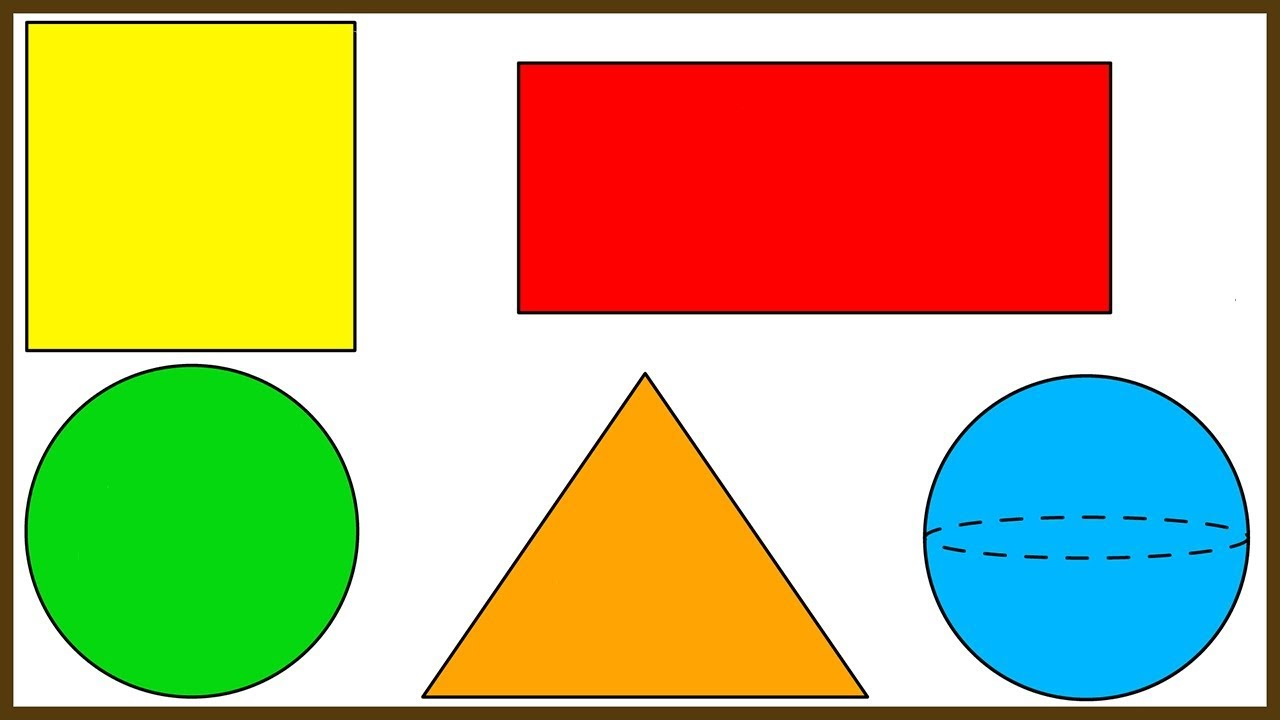
#> input picture shape2.jpg, 1280 x 720 px, given in place of the camera
$ python 'c5(colorDraw).py'
#> lines starting #> are read from the running program, lines starting #| are printed output that depends on the picture; after the words box and inside, x2 and y2 are one past the last pixel; in counts of white or black regions, pixels touching at a corner belong together
#> further down, img is the input picture: shape (720, 1280, 3); mean B, G, R 124.9, 180, 194.2
import cv2
import numpy as np

frameWidth = 640
frameHeight = 480
cap = cv2.VideoCapture(0)
cap.set(3,frameWidth)
cap.set(4,frameHeight)
cap.set(10,130)

myColors= [[5,107,0,19,255,255] #orange
            ,[133,56,0,159,156,255], #purple
            [57,76,0,100,255,255]   #green
            ]
myColorValues = [[51,153,255],
                [255,0,255],
                [0,255,0]]

myPoints = []   #[x,y,colorId]

# function to find color
def findColor(img,myColors,myColorValues):
    imgHSV = cv2.cvtColor(img,cv2.COLOR_BGR2HSV)
#> imgHSV: shape (720, 1280, 3); mean H, S, V 25.7, 150, 235.4
    count = 0
    newPoints = []
    for color in myColors:
        lower = np.array(color[0:3])
        upper = np.array(color[3:6])
        mask = cv2.inRange(imgHSV,lower,upper)
        x,y = getContours(mask)
        cv2.circle(imgResult,(x,y),10,myColorValues[count],cv2.FILLED)
        if x!=0 and y!=0:
            newPoints.append([x,y,count])
        count+=1
#> this loop made 3 passes
#> (x, y) on passes 1, 3: (640, 0), (191, 365)
#> (contours in getContours, x, y) on pass 2: (49 contours, all with area under 20, 0, 0)
#> pass 1, in findColor, `mask = cv2.inRange(imgHSV,lower,upper)`:
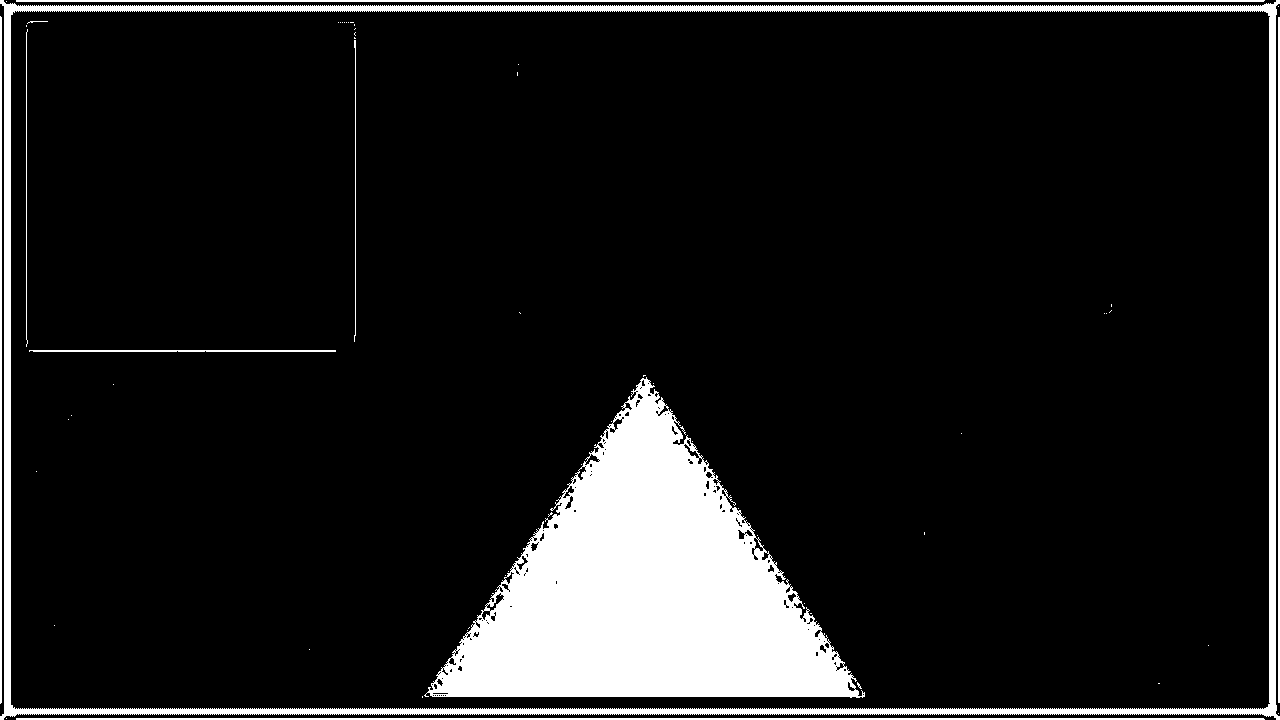
#> mask: shape (720, 1280); 11.3% white; 60 white regions (50 under 20 px), largest, box (x1, y1, x2, y2) and area: (424, 377, 865, 698) 69342, (0, 0, 1280, 720) 25244, (16, 0, 1265, 2) 2497
#> pass 2, in findColor, `mask = cv2.inRange(imgHSV,lower,upper)`:
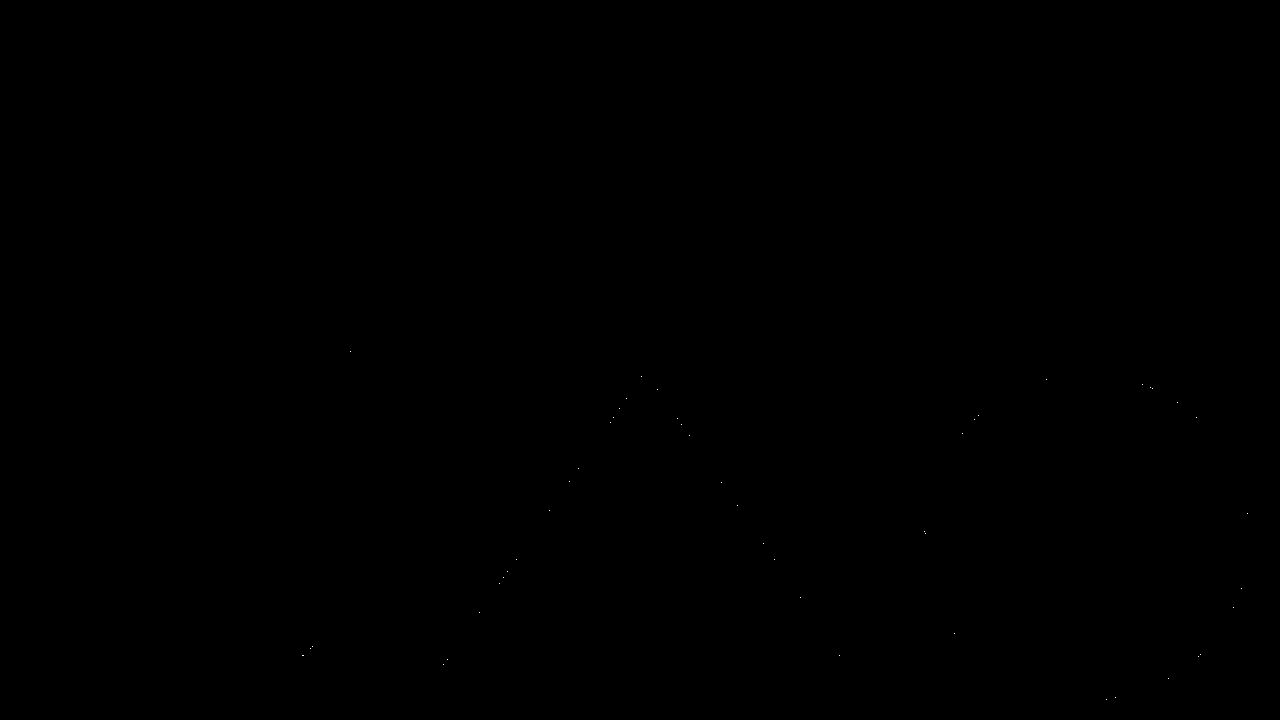
#> mask: shape (720, 1280); 0.01% white in thin lines or dots, all inside (x1, y1, x2, y2) = (302, 351, 1248, 700)
#> pass 3, in findColor, `mask = cv2.inRange(imgHSV,lower,upper)`:
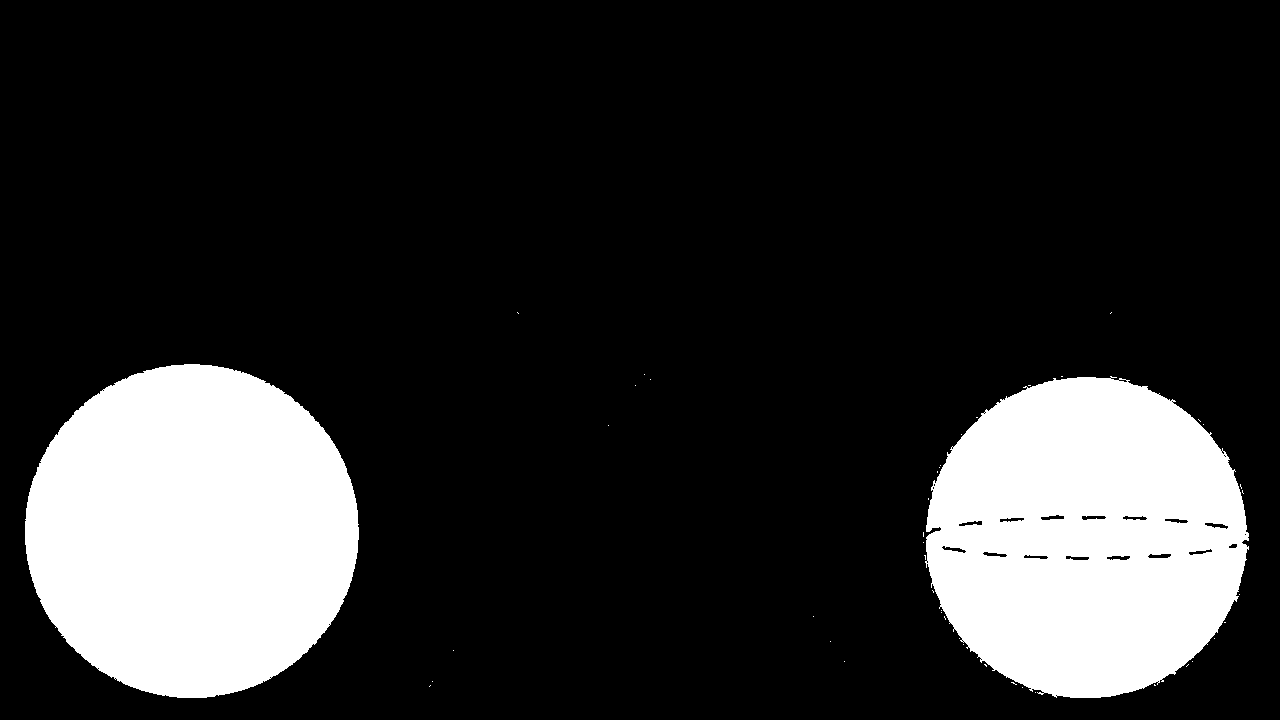
#> mask: shape (720, 1280); 18.2% white; 45 white regions (43 under 20 px), largest, box (x1, y1, x2, y2) and area: (25, 364, 359, 698) 87432, (925, 376, 1249, 698) 80173
#> after the loop:
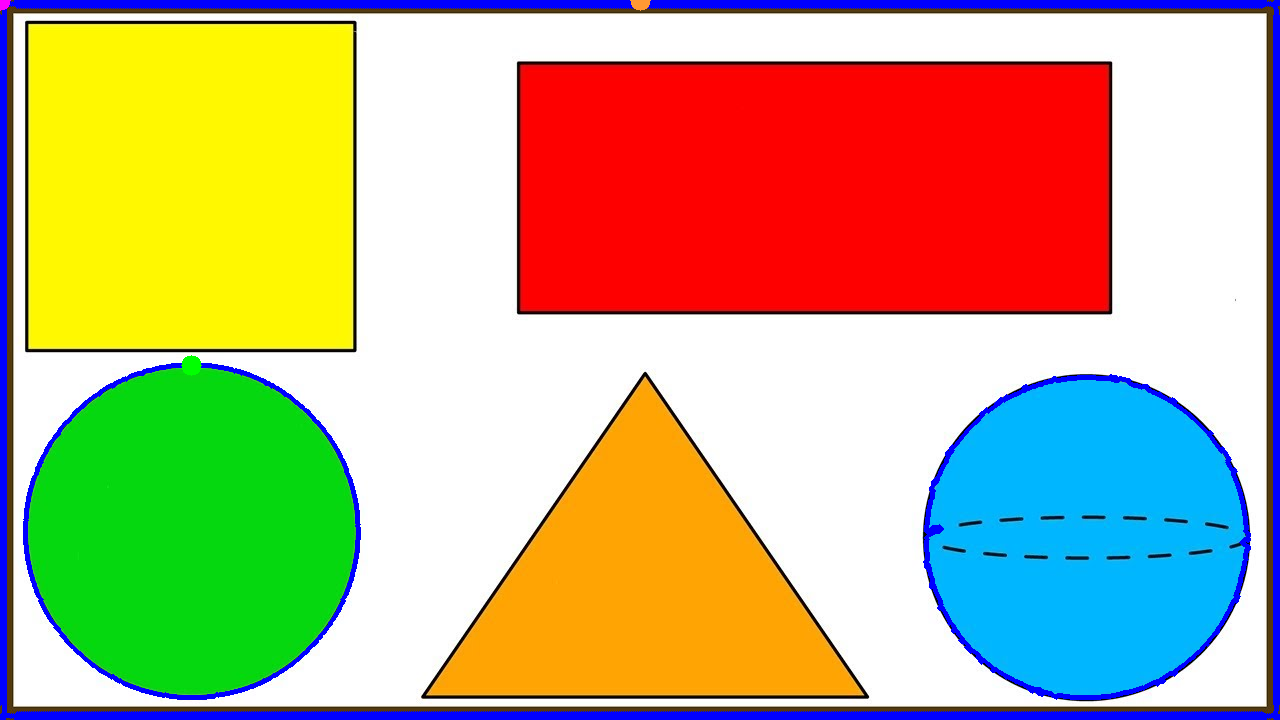
#> imgResult: shape (720, 1280, 3); 4.52% of pixels changed, all inside (x1, y1, x2, y2) = (0, 0, 1280, 720)
#> after the loop, count = 3; newPoints = [[191, 365, 2]]
        # cv2.imshow(str(color[0]), mask)
    return newPoints

def getContours(img):   #function to detect the shape base on the corner
    contours,hierarchy = cv2.findContours(img,cv2.RETR_EXTERNAL,cv2.CHAIN_APPROX_NONE)    #
    x,y,w,h = 0,0,0,0
    for cnt in contours:
        area = cv2.contourArea(cnt)
        if area>500:
            cv2.drawContours(imgResult,cnt,-1,(255,0,0),3)
            peri = cv2.arcLength(cnt,True)
            approx = cv2.approxPolyDP(cnt,0.02*peri,True)
            x,y,w,h = cv2.boundingRect(approx)
    return x+w//2,y

def drawOnCanvas(myPoints,myColorValues):
    for point in myPoints:
        cv2.circle(imgResult,(point[0],point[1]),10,myColorValues[point[2]],cv2.FILLED)


while True:
    success,img = cap.read()
    imgResult = img.copy()
    newPoints = findColor(img,myColors,myColorValues)
#> newPoints = [[191, 365, 2]]

    if len(newPoints)!=0:
        for newP in newPoints:
            myPoints.append(newP)
#> this loop made 1 pass
#> after the loop, myPoints = [[191, 365, 2]]
    if len(myPoints)!=0:
        drawOnCanvas(myPoints,myColorValues)
#> the loop in drawOnCanvas, `for point in myPoints:` made 1 pass
    cv2.imshow("Result",imgResult)
    if cv2.waitKey(1) & 0xFF == ord('q'):
#> (key q is pressed here)
        break

# [37 lines of commented-out code are left out]

$ run again, on face2.png
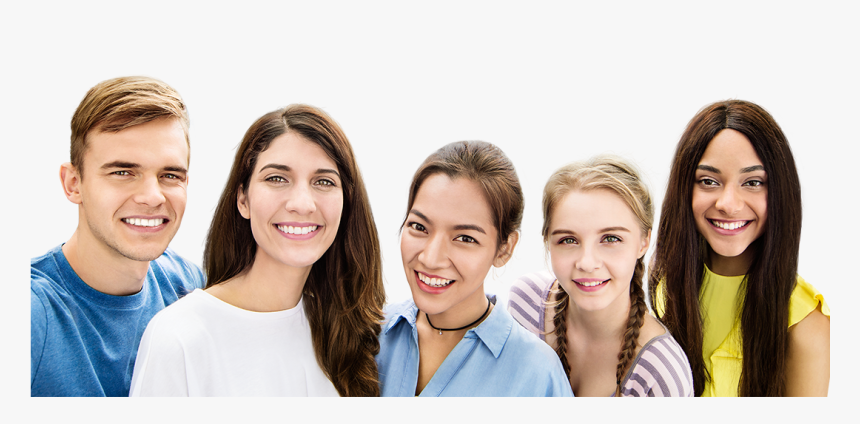
#> input picture face2.png, 860 x 424 px, given in place of the camera
#> img is the input picture: shape (424, 860, 3); mean B, G, R 183.6, 190, 199.8
#> imgHSV: shape (424, 860, 3); mean H, S, V 21.1, 53.5, 206.3
#> the loop in findColor, `for color in myColors:` made 3 passes
#> (contours in getContours, x, y) on passes 2 to 3: (76 contours, all with area under 20, 0, 0), (94 contours, all with area under 20, 0, 0)
#> pass 1, in findColor, `mask = cv2.inRange(imgHSV,lower,upper)`:
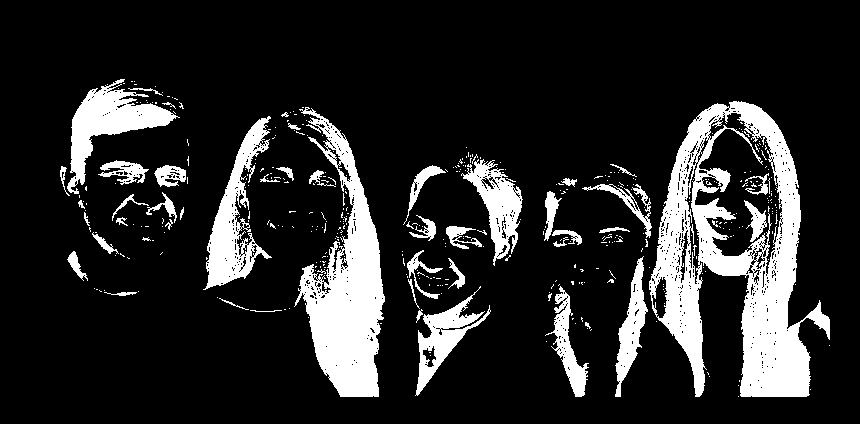
#> mask: shape (424, 860); 15.9% white; 415 white regions (368 under 20 px), largest, box (x1, y1, x2, y2) and area: (649, 101, 830, 397) 21785, (294, 107, 385, 397) 11888, (203, 116, 272, 290) 4224
#> after the loop in findColor, `for color in myColors:`:
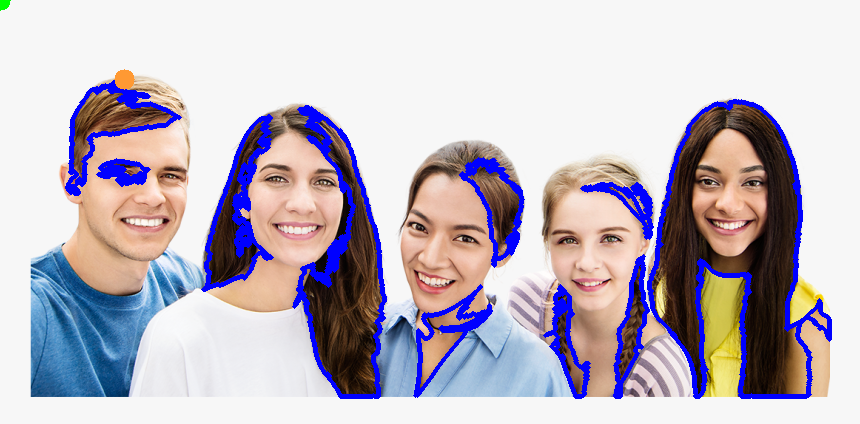
#> imgResult: shape (424, 860, 3); 6.64% of pixels changed, all inside (x1, y1, x2, y2) = (0, 0, 832, 399)
#> after the loop in findColor, `for color in myColors:`: count = 3; newPoints = [[124, 79, 0]]
#> the loop `for newP in newPoints:` made 1 pass
#> the loop in drawOnCanvas, `for point in myPoints:` made 1 pass
